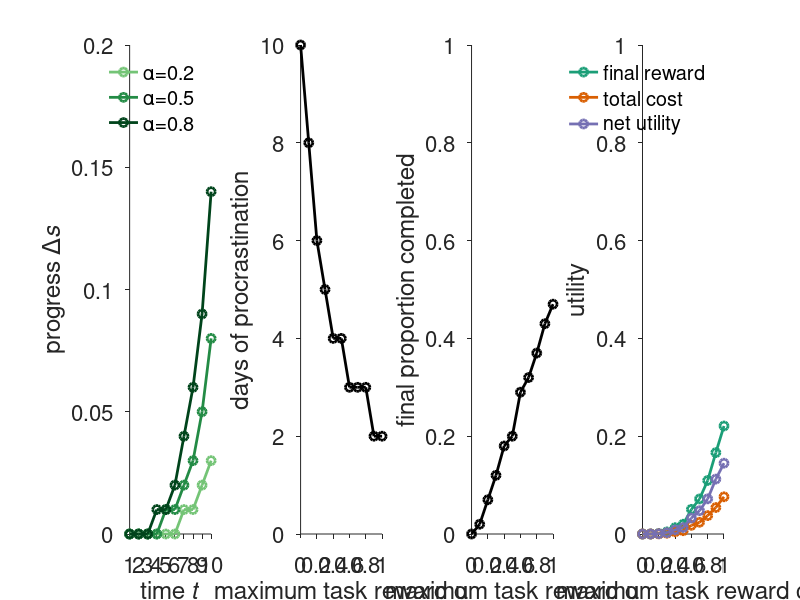

Source code (MATLAB):
close all;
clear
%% Prepare figures

% Default settings
set(0,'DefaultLineLineWidth',2);
set(0,'DefaultAxesFontSize',16);

%%%%%%%% first run DelayedRewardAlpha.m code 
%%%%%%% parameter set as follows: deltas = 0.01; k=1;u=0;
%alphaVec=0:0.1:1; lambda=3; beta=2;c1 = 10; gamma=0.4;T=10;

load('alpha.mat')

figure
%% plot two examples of time course curve of progress 
subplot(1,4,1)
greencolor = [161,217,155;116,196,118;65,171,93;35,139,69;0,109,44;0,68,27]/255;

plot(1:T,WithoptActSeqMatrix(:,3),'o-','Color',greencolor(2,:));
hold on
plot(1:T,WithoptActSeqMatrix(:,6),'o-','Color',greencolor(4,:));
hold on
plot(1:T,WithoptActSeqMatrix(:,9),'o-','Color',greencolor(6,:));
hold off

legend('\alpha=0.2','\alpha=0.5','\alpha=0.8','Interpreter','tex')
xlabel('time \itt','Interpreter','tex')
ylabel('progress \Delta\its','Interpreter','tex')
legend boxoff
xlim([1,T])
xticks(1:T)
box off
set(gca,'TickDir','out');
%% days of procrastination
subplot(1,4,2)
numberzero = nan(1,length(alphaVec));
for alphaIdx = 1:length(alphaVec)
    numberzero(alphaIdx)= nnz(~WithoptActSeqMatrix(:,alphaIdx));
end
plot(alphaVec,numberzero,'ko-')
xlabel('maximum task reward \alpha','Interpreter','tex')
ylabel('days of procrastination')
ylim([0 T])
set(gca, 'XTick', alphaVec(1:2:end));
xlim([alphaVec(1),alphaVec(end)])
box off
set(gca,'TickDir','out');
%% final proportional completed
subplot(1,4,3)
plot(alphaVec,finalprop,'ko-');
xlabel('maximum task reward \alpha','Interpreter','tex')
ylabel('final proportion completed')
ylim([0 1])
set(gca, 'XTick', alphaVec(1:2:end));
xlim([alphaVec(1),alphaVec(end)])
box off
set(gca,'TickDir','out');
%% plot the total cost
subplot(1,4,4)
threecolor = [27,158,119;217,95,2;117,112,179]/255;
plot(alphaVec,U_task_with,'o-','Color',threecolor(1,:))
hold on
plot(alphaVec,cost_with,'o-','Color',threecolor(2,:));
hold on
plot(alphaVec,Utotal_with,'o-','Color',threecolor(3,:))
legend('final reward','total cost','net utility')
legend boxoff
xlabel('maximum task reward \alpha','Interpreter','tex')
ylabel('utility')
ylim([0 1])
set(gca, 'XTick', alphaVec(1:2:end));
xlim([alphaVec(1),alphaVec(end)])
box off
set(gca,'TickDir','out');

x0=10;
y0=10;
width=1200;
height=250;
set(gcf,'position',[x0,y0,width,height])
% %% plot the U_net
% subplot(1,4,4)
% plot(alphaVec,Utotal_with,'ko-');
% 
% xlabel('maximum task reward \alpha','Interpreter','tex')
% 
% ylabel('net utility')
% ylim([0 1])
% set(gca, 'XTick', alphaVec(1:2:end));
% xlim([alphaVec(1),alphaVec(end)])